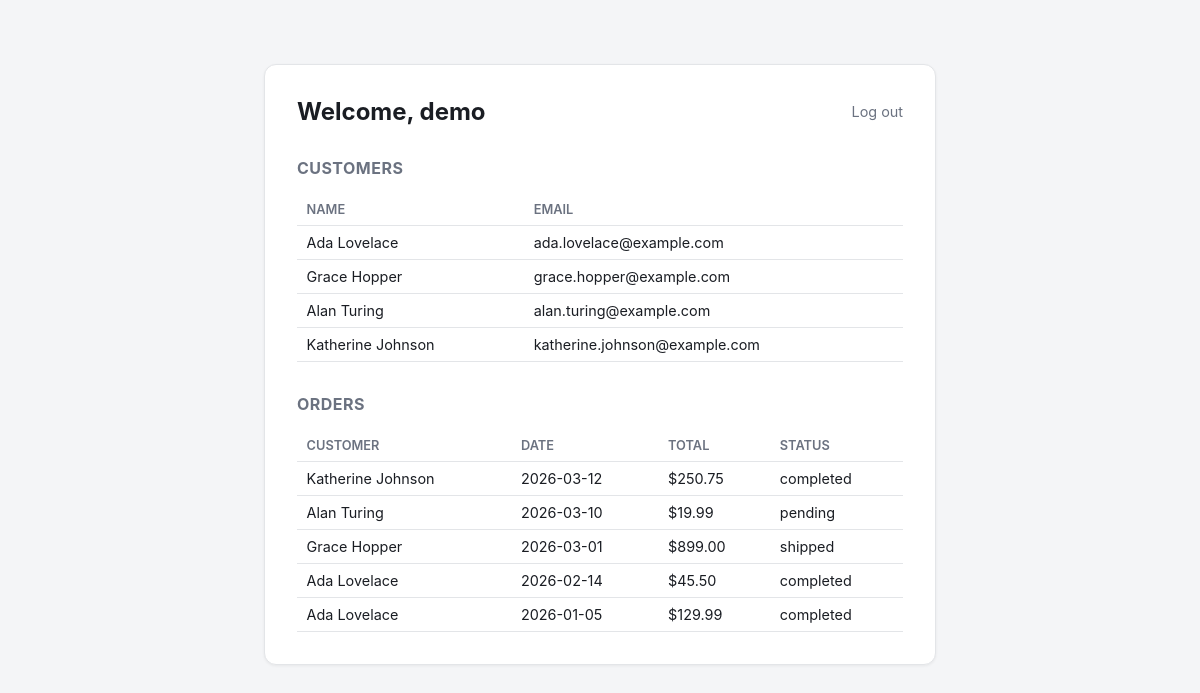
The app's page /public/dashboard.php (signed in) with its own data.
### tables this page shows
CREATE TABLE customers (
    id         INT AUTO_INCREMENT PRIMARY KEY,
    first_name VARCHAR(50) NOT NULL,
    last_name  VARCHAR(50) NOT NULL,
    email      VARCHAR(100) NOT NULL UNIQUE
);

CREATE TABLE orders (
    id           INT AUTO_INCREMENT PRIMARY KEY,
    customer_id  INT NOT NULL,
    order_date   DATE NOT NULL,
    total_amount DECIMAL(10, 2) NOT NULL CHECK (total_amount >= 0),
    status       VARCHAR(20) NOT NULL DEFAULT 'pending',
    FOREIGN KEY (customer_id) REFERENCES customers(id)
);

### public/dashboard.php (the view, shortened to what this page needs)
<?php
$customers = [];
$orders = [];
$dbError = null;
try {
    $pdo = db_connect();
    $customers = $pdo->query('SELECT id, first_name, last_name, email FROM customers ORDER BY id')->fetchAll();
    $orders = $pdo->query(
        'SELECT orders.id, customers.first_name, customers.last_name, orders.order_date, orders.total_amount, orders.status
         FROM orders JOIN customers ON customers.id = orders.customer_id
         ORDER BY orders.order_date DESC'
    )->fetchAll();
} catch (PDOException $e) {
    $dbError = 'Could not load data from the database.';
}
?>
<!doctype html>
<html lang="en">
<head>
  <link rel="stylesheet" href="assets/style.css" />
</head>
<body>
  <div class="page wide">
    <div class="card">
      <div class="topbar">
        <h1>Welcome, <?= htmlspecialchars($_SESSION['username']) ?></h1>
        <a href="logout.php">Log out</a>
      </div>
      <?php if ($dbError): ?>
        <p class="error"><?= htmlspecialchars($dbError) ?></p>
      <?php else: ?>
        <h2 class="section-title">Customers</h2>
        <table>
          <thead>
            <tr><th>Name</th><th>Email</th></tr>
          </thead>
          <tbody>
            <?php foreach ($customers as $customer): ?>
              <tr>
                <td><?= htmlspecialchars($customer['first_name'] . ' ' . $customer['last_name']) ?></td>
                <td><?= htmlspecialchars($customer['email']) ?></td>
              </tr>
            <?php endforeach; ?>
          </tbody>
        </table>
        <h2 class="section-title">Orders</h2>
        <table>
          <thead>
            <tr><th>Customer</th><th>Date</th><th>Total</th><th>Status</th></tr>
          </thead>
          <tbody>
            <?php foreach ($orders as $order): ?>
              <tr>
                <td><?= htmlspecialchars($order['first_name'] . ' ' . $order['last_name']) ?></td>
                <td><?= htmlspecialchars($order['order_date']) ?></td>
                <td>$<?= htmlspecialchars(number_format((float) $order['total_amount'], 2)) ?></td>
                <td><?= htmlspecialchars($order['status']) ?></td>
              </tr>
            <?php endforeach; ?>
          </tbody>
        </table>
      <?php endif; ?>
    </div>
  </div>
</body>
</html>

### public/assets/style.css (style rules this page uses)
:root { color-scheme: light dark; --bg: #f4f5f7; --card: #ffffff; --text: #1a1d23; --muted: #6b7280; --border: #e3e5e8; --accent: #2f6fed; --accent-text: #ffffff; --error: #b00020; }
* { box-sizing: border-box; }
body { font-family: -apple-system, BlinkMacSystemFont, "Segoe UI", Roboto, sans-serif; background: var(--bg); color: var(--text); margin: 0; min-height: 100vh; }
.page { max-width: 420px; margin: 0 auto; padding: 4rem 1.5rem; }
.page.wide { max-width: 720px; }
.card { background: var(--card); border: 1px solid var(--border); border-radius: 12px; padding: 2rem; box-shadow: 0 1px 3px rgba(0, 0, 0, 0.06); }
h1 { font-size: 1.5rem; margin: 0 0 1.5rem; }
table { width: 100%; border-collapse: collapse; margin-top: 1rem; font-size: 0.9rem; }
th, td { text-align: left; padding: 0.5rem 0.6rem; border-bottom: 1px solid var(--border); }
th { color: var(--muted); font-weight: 600; font-size: 0.8rem; text-transform: uppercase; }
.topbar { display: flex; justify-content: space-between; align-items: center; margin-bottom: 1.5rem; }
.topbar h1 { margin: 0; }
.topbar a { color: var(--muted); text-decoration: none; font-size: 0.9rem; }
.section-title { margin-top: 2rem; font-size: 1rem; color: var(--muted); text-transform: uppercase; letter-spacing: 0.03em; }

### records on screen
customers: first_name+last_name "Ada Lovelace", email "ada.lovelace@example.com"
customers: first_name+last_name "Grace Hopper", email "grace.hopper@example.com"
customers: first_name+last_name "Alan Turing", email "alan.turing@example.com"
customers: first_name+last_name "Katherine Johnson", email "katherine.johnson@example.com"
orders: customer.last_name "Katherine Johnson", order_date "2026-03-12", total_amount "250.75", status "completed"
orders: customer.last_name "Alan Turing", order_date "2026-03-10", total_amount "19.99", status "pending"
orders: customer.last_name "Grace Hopper", order_date "2026-03-01", total_amount "899.00", status "shipped"
orders: customer.last_name "Ada Lovelace", order_date "2026-02-14", total_amount "45.50", status "completed"
orders: customer.last_name "Ada Lovelace", order_date "2026-01-05", total_amount "129.99", status "completed"

### other values on screen
$_SESSION['username'] "demo"
